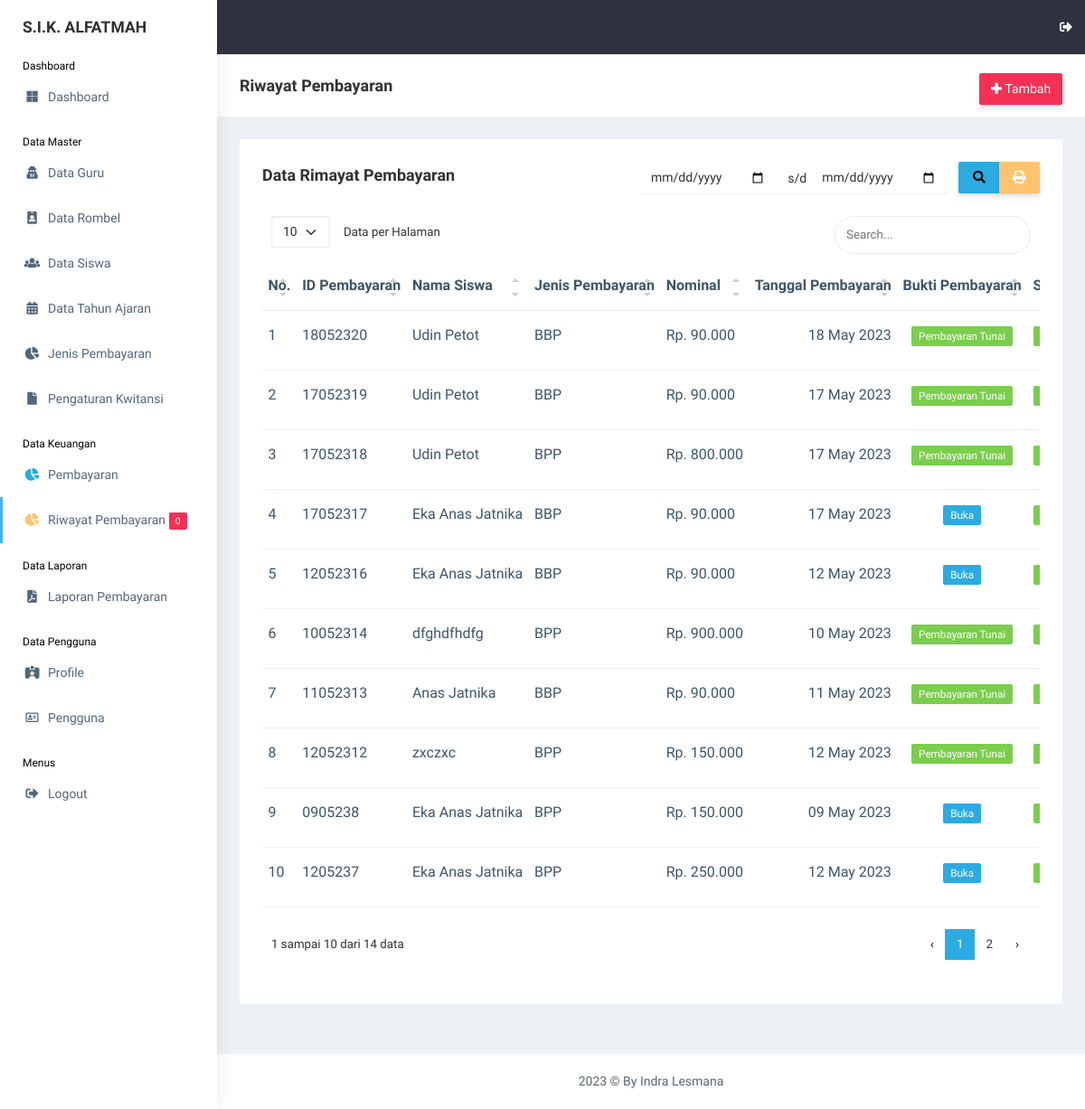
Page /view_pembayaran/riwayat.php (signed in) on the earlier database version.
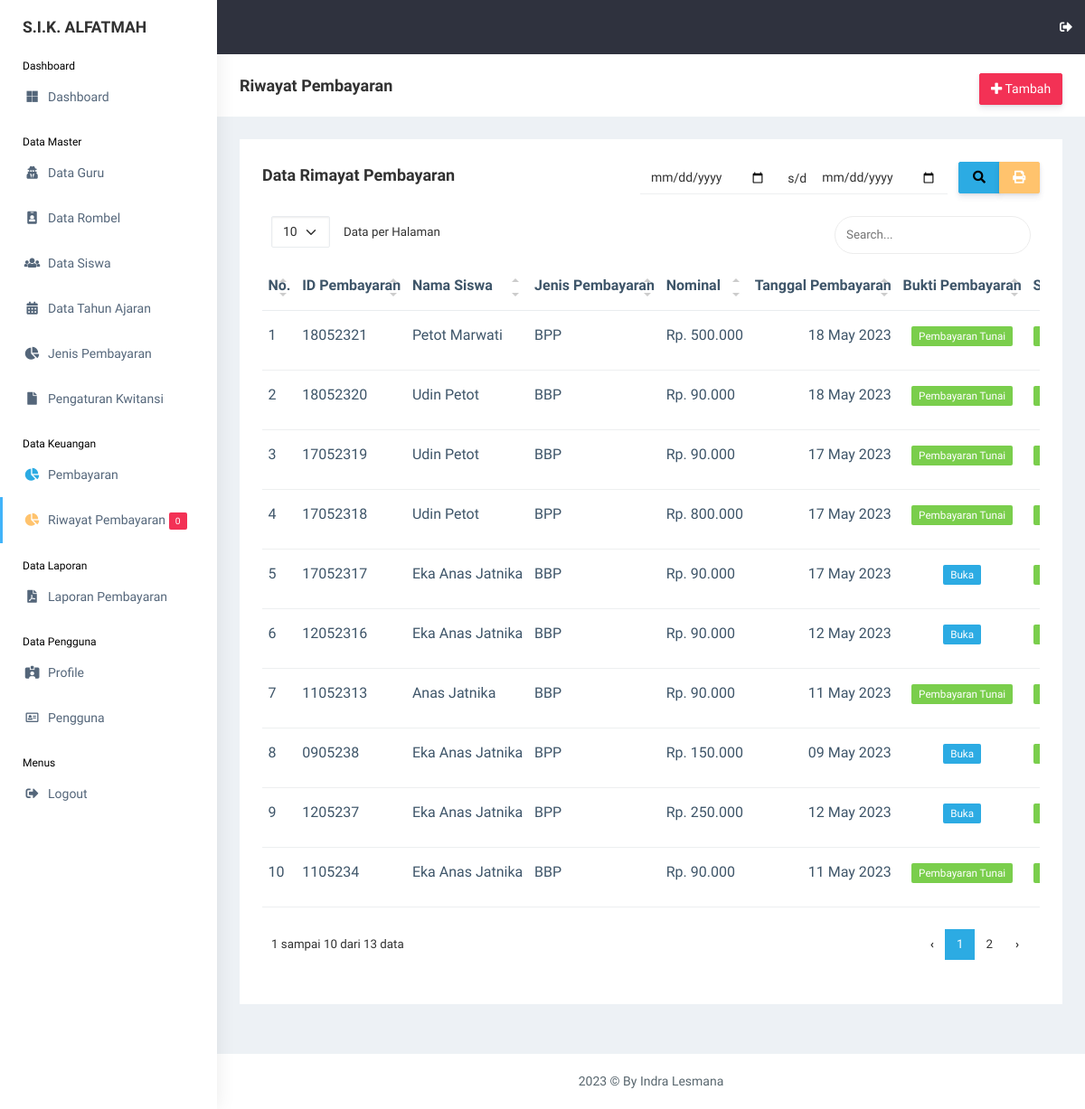
Same page on the later database version.
### tables this page shows
CREATE TABLE `pembayaran` (
  `id_pembayaran` int(11) NOT NULL,
  `id_siswa` int(11) NOT NULL,
  `id_jenis_pembayaran` int(11) NOT NULL,
  `bbp_bulan` int(11) NOT NULL,
  `bbp_tahun` int(11) NOT NULL,
  `nominal_pembayaran` int(11) NOT NULL,
  `tanggal_pembayaran` date NOT NULL,
  `bukti` varchar(255) NOT NULL,
  `status` int(11) NOT NULL,
  `id_rombel` int(11) NOT NULL,
  `id_tahun_ajaran` int(11) NOT NULL
);

CREATE TABLE `siswa` (
  `id_siswa` int(11) NOT NULL,
  `nis` int(11) NOT NULL,
  `nisn` int(11) NOT NULL,
  `nama_siswa` varchar(255) NOT NULL,
  `id_rombel` int(11) NOT NULL,
  `jk` varchar(20) NOT NULL,
  `alamat` text NOT NULL,
  `phone` varchar(20) NOT NULL,
  `username` varchar(255) NOT NULL,
  `password` varchar(255) NOT NULL,
  `gambar` varchar(255) NOT NULL,
  `id_tahun_ajaran` int(11) NOT NULL,
  `date_created` date NOT NULL,
  `is_active` int(11) NOT NULL
);

CREATE TABLE `jenis_pembayaran` (
  `id_jenis_pembayaran` int(11) NOT NULL,
  `jenis_pembayaran` varchar(255) NOT NULL,
  `nominal` int(11) NOT NULL,
  `deskripsi` text NOT NULL
);

### functions.php (called while the page is built, shortened)
<?php
$conn = mysqli_connect("localhost", "root", "", "db_sika");
function query($query)
{
    global $conn;
    $result = mysqli_query($conn, $query);
    $rows = [];
    while ($row = mysqli_fetch_assoc($result)) {
        $rows[] = $row;
    }
    return $rows;
}

### view_pembayaran/riwayat.php (the view, shortened to what this page needs)
<?php
include "../templates/header.php";
if (!isset($_POST["search"])) {
    $pembayaran = query(
        "SELECT * FROM pembayaran
        INNER JOIN siswa ON siswa.id_siswa = pembayaran.id_siswa
        INNER JOIN jenis_pembayaran ON jenis_pembayaran.id_jenis_pembayaran = pembayaran.id_jenis_pembayaran
        ORDER BY pembayaran.id_pembayaran DESC"
    );
}
?>
<div class="page-breadcrumb bg-white">
    <div class="row align-items-center">
        <div class="col-lg-3 col-md-4 col-sm-4 col-xs-12">
            <h4 class="page-title">Riwayat Pembayaran</h4>
        </div>
        <div class="col-lg-9 col-sm-8 col-md-8 col-xs-12">
            <div class="d-md-flex">
                <ol class="breadcrumb ms-auto">
                    <li><a href="pembayaran_add.php"
                            class="btn btn-danger  d-none d-md-block pull-right ms-3 hidden-xs hidden-sm waves-effect waves-light text-white"><i
                                class="fas fa-plus"></i> Tambah</a>
                    </li>
                </ol>
            </div>
        </div>
    </div>
</div>
<div class="container-fluid">
    <div class="row">
        <div class="col-md-12 col-lg-12 col-sm-12">
            <div class="white-box">
                <div class="d-md-flex mb-3">
                    <h3 class="col-12 col-md-6 box-title mb-0">Data Rimayat Pembayaran</h3>
                    <form class="col-12 col-md-6 app-search me-3" method="post" action="">
                        <div class="row">
                            <div class="col-4 border-bottom">
                                <input type="date" class="form-control p-0 border-0" name="tanggal_awal" />
                            </div>
                            <div class="col-1 border-bottom pt-2">
                                s/d
                            </div>
                            <div class="col-4 border-bottom">
                                <input type="date" class="form-control p-0 border-0" name="tanggal_akhir" />
                            </div>
                            <div class="col-3">
                                <div class="btn-group btn-group-toggle w-100" data-toggle="buttons">
                                    <button type="submit" name="search" class="btn btn-info">
                                        <i class="fa fa-search"></i>
                                    </button>
                                    <?php if (!isset($_POST["tanggal_awal"])): ?>
                                        <a href="riwayat_print.php?tanggal_awal=0&tanggal_akhir=0" name="print"
                                            class="btn btn-warning" target="_blank"><i class="fas fa-print"></i></a>
                                    <?php else: ?>
                                        <a href="riwayat_print.php?tanggal_awal=<?= $_POST["tanggal_awal"]; ?>&tanggal_akhir=<?= $_POST["tanggal_akhir"]; ?>"
                                            name="print" class="btn btn-warning" target="_blank"><i
                                                class="fas fa-print"></i></a>
                                    <?php endif; ?>
                                </div>
                            </div>
                        </div>
                    </form>
                </div>
                <div class="table-responsive">
                    <table class="table no-wrap" id="data-table">
                        <thead>
                            <tr>
                                <th class="border-top-0">No.</th>
                                <th class="border-top-0">ID Pembayaran</th>
                                <th class="border-top-0">Nama Siswa</th>
                                <th class="border-top-0">Jenis Pembayaran</th>
                                <th class="border-top-0">Nominal</th>
                                <th class="border-top-0 text-end">Tanggal Pembayaran</th>
                                <th class="border-top-0">Bukti Pembayaran</th>
                                <th class="border-top-0">Status</th>
                            </tr>
                        </thead>
                        <tbody>
                            <?php $i = 1; ?>
                            <?php foreach ($pembayaran as $p): ?>
                                <tr>
                                    <td>
                                        <?= $i; ?>
                                    </td>
                                    <td class="txt-oflo">
                                        <?= date("dmy", strtotime($p["tanggal_pembayaran"])) . $p["id_pembayaran"]; ?>
                                    </td>
                                    <td class="txt-oflo">
                                        <?= $p["nama_siswa"]; ?>
                                    </td>
                                    <td class="txt-oflo">
                                        <?= $p["jenis_pembayaran"]; ?>
                                    </td>
                                    <td class="txt-oflo">
                                        Rp.
                                        <?= number_format($p["nominal_pembayaran"], 0, ',', '.'); ?>
                                    </td>
                                    <td class="txt-oflo text-end">
                                        <?= date("d F Y", strtotime($p["tanggal_pembayaran"])); ?>
                                    </td>
                                    <td class="txt-oflo text-center">
                                        <?php if ($p["bukti"] == "default.jpg"): ?>
                                            <span class="badge bg-success">Pembayaran Tunai</span>
                                        <?php else: ?>
                                            <a href="../assets/img/bukti/<?= $p["bukti"]; ?>" target="_blank"><span
                                                    class="badge bg-info">Buka</span></a>
                                        <?php endif; ?>
                                    </td>
                                    <td class="txt-oflo">
                                        <a href="riwayat_status.php?id_pembayaran=<?= $p["id_pembayaran"] ?>">
                                            <?php if ($p["status"] == 1): ?>
                                                <span class="badge bg-success">Diterima</span>
                                            <?php else: ?>
                                                <span class="badge bg-warning">Pending</span>
                                            <?php endif; ?>
                                        </a>
                                    </td>
                                </tr>
                                <?php $i++; ?>
                            <?php endforeach; ?>
                        </tbody>
                    </table>
                </div>
            </div>
        </div>
    </div>
</div>
<?php
include "../templates/footer.php";
?>

### templates/header.php (shortened to what this page needs)
<?php
require "../functions.php";
?>
<!DOCTYPE html>
<html dir="ltr" lang="en">
<head>
    <link rel="stylesheet"
        href="../assets/plugins/bower_components/chartist-plugin-tooltips/dist/chartist-plugin-tooltip.css">
    <link rel="stylesheet" href="../vendor/simple-datatables/style.css">
    <link href="../assets/css/style.min.css" rel="stylesheet">
</head>
<body>
    <div id="main-wrapper" data-layout="vertical" data-navbarbg="skin5" data-sidebartype="full"
        data-sidebar-position="absolute" data-header-position="absolute" data-boxed-layout="full">
        <?php
        include "../templates/topbar.php";
        include "../templates/sidebar.php";
        ?>
        <div class="page-wrapper">

### templates/topbar.php (shortened to what this page needs)
<header class="topbar" data-navbarbg="skin5">
    <nav class="navbar top-navbar navbar-expand-md navbar-dark">
        <div class="navbar-header" data-logobg="skin6">
            <a class="navbar-brand" href="#">
                <b class="logo-text text-dark">
                    S.I.K. ALFATMAH
                </b>
            </a>
        </div>
        <div class="navbar-collapse collapse" id="navbarSupportedContent" data-navbarbg="skin5">
            <ul class="navbar-nav ms-auto d-flex align-items-center">
                <li>
                    <a class="profile-pic" href="../view_pengguna/profile.php"></a>
                </li>
                <li><a href="../logout.php" class="mr-5 profile-pic"><i class="fas fa-sign-out-alt"
                            onclick="return confirm('Yakin ingin keluar dari aplikasi?');"></i></a></li>
            </ul>
        </div>
    </nav>
</header>

### templates/sidebar.php
<?php
$notif_pembayaran = query(
    "SELECT * FROM pembayaran WHERE status = 2"
);
$total_notif = count($notif_pembayaran);
?>
<aside class="left-sidebar" data-sidebarbg="skin6">
    <div class="scroll-sidebar">
        <nav class="sidebar-nav">
            <ul id="sidebarnav">
                <li class="sidebar-header d-none d-lg-block">Dashboard</li>
                <li class="sidebar-item">
                    <a class="sidebar-link waves-effect waves-dark sidebar-link" href="../view_admin/dashboard.php"
                        aria-expanded="false">
                        <i class="fab fa-microsoft" aria-hidden="true"></i>
                        <span class="hide-menu">Dashboard</span>
                    </a>
                </li>
                <li class="sidebar-header d-none d-lg-block mt-3">Data Master</li>
                <li class="sidebar-item">
                    <a class="sidebar-link waves-effect waves-dark sidebar-link" href="../view_master/guru.php"
                        aria-expanded="false">
                        <i class="fas fa-user-secret" aria-hidden="true"></i>
                        <span class="hide-menu">Data Guru</span>
                    </a>
                </li>
                <li class="sidebar-item">
                    <a class="sidebar-link waves-effect waves-dark sidebar-link" href="../view_master/rombel.php"
                        aria-expanded="false">
                        <i class=" fas fa-id-badge" aria-hidden="true"></i>
                        <span class="hide-menu">Data Rombel</span>
                    </a>
                </li>
                <li class="sidebar-item">
                    <a class="sidebar-link waves-effect waves-dark sidebar-link" href="../view_master/siswa.php"
                        aria-expanded="false">
                        <i class="fas fa-users" aria-hidden="true"></i>
                        <span class="hide-menu">Data Siswa</span>
                    </a>
                </li>
                <li class="sidebar-item">
                    <a class="sidebar-link waves-effect waves-dark sidebar-link" href="../view_master/tahun_ajaran.php"
                        aria-expanded="false">
                        <i class="fas fa-calendar-alt" aria-hidden="true"></i>
                        <span class="hide-menu">Data Tahun Ajaran</span>
                    </a>
                </li>
                <li class="sidebar-item">
                    <a class="sidebar-link waves-effect waves-dark sidebar-link" href="../view_master/pembayaran.php"
                        aria-expanded="false">
                        <i class="fas fa-chart-pie" aria-hidden="true"></i>
                        <span class="hide-menu">Jenis Pembayaran</span>
                    </a>
                </li>
                <li class="sidebar-item">
                    <a class="sidebar-link waves-effect waves-dark sidebar-link" href="../view_master/kwitansi.php"
                        aria-expanded="false">
                        <i class="fas fa-file" aria-hidden="true"></i>
                        <span class="hide-menu">Pengaturan Kwitansi</span>
                    </a>
                </li>
                <li class="sidebar-header d-none d-lg-block mt-3">Data Keuangan</li>
                <li class="sidebar-item">
                    <a class="sidebar-link waves-effect waves-dark sidebar-link"
                        href="../view_pembayaran/pembayaran_add.php" aria-expanded="false">
                        <i class="fas fa-chart-pie text-info" aria-hidden="true"></i>
                        <span class="hide-menu">Pembayaran</span>
                    </a>
                </li>
                <li class="sidebar-item">
                    <a class="sidebar-link waves-effect waves-dark sidebar-link" href="../view_pembayaran/riwayat.php"
                        aria-expanded="false">
                        <i class="fas fa-chart-pie text-warning" aria-hidden="true"></i>
                        <span class="hide-menu">Riwayat Pembayaran <span class="badge bg-danger">
                                <?= $total_notif; ?>
                            </span></span>
                    </a>
                </li>
                <li class="sidebar-header d-none d-lg-block mt-3">Data Laporan</li>
                <li class="sidebar-item">
                    <a class="sidebar-link waves-effect waves-dark sidebar-link" href="../view_laporan/laporan.php"
                        aria-expanded="false">
                        <i class="fas fa-file-pdf" aria-hidde n="true"></i>
                        <span class="hide-menu">Laporan Pembayaran</span>
                    </a>
                </li>
                <li class="sidebar-header d-none d-lg-block mt-3">Data Pengguna</li>
                <li class="sidebar-item">
                    <a class="sidebar-link waves-effect waves-dark sidebar-link" href="../view_pengguna/profile.php"
                        aria-expanded="false">
                        <i class="fas fa-id-card-alt" aria-hidden="true"></i>
                        <span class="hide-menu">Profile</span>
                    </a>
                </li>
                <li class="sidebar-item">
                    <a class="sidebar-link waves-effect waves-dark sidebar-link" href="../view_pengguna/pengguna.php"
                        aria-expanded="false">
                        <i class="far fa-address-card" aria-hidden="true"></i>
                        <span class="hide-menu">Pengguna</span>
                    </a>
                </li>
                <li class="sidebar-header d-none d-lg-block mt-3">Menus</li>
                <li class="sidebar-item">
                    <a class="sidebar-link waves-effect waves-dark sidebar-link" href="../logout.php"
                        aria-expanded="false" onclick="return confirm('Yakin ingin keluar dari aplikasi?');">
                        <i class="fas fa-sign-out-alt" aria-hidden="true"></i>
                        <span class="hide-menu">Logout</span>
                    </a>
                </li>
            </ul>
        </nav>
    </div>
</aside>

### templates/footer.php (shortened to what this page needs)
<footer class="footer text-center">
    <?= date("Y"); ?> © By Indra Lesmana
</footer>
</div>
</div>
</body>
</html>

### templates/header.php (style rules this page uses)
.sidebar-header { width: 100%; position: relative; padding-left: 25px; color: #000; font-size: 12px; }

Differences in the rows shown:
removed pembayaran: tanggal_pembayaran "100523", id_pembayaran "14", id_siswa.nama_siswa "dfghdfhdfg", id_jenis_pembayaran.jenis_pembayaran "BPP", nominal_pembayaran "900.000", tanggal_pembayaran "10 May 2023", bukti "Pembayaran Tunai"
removed pembayaran: tanggal_pembayaran "120523", id_pembayaran "12", id_siswa.nama_siswa "zxczxc", id_jenis_pembayaran.jenis_pembayaran "BPP", nominal_pembayaran "150.000", tanggal_pembayaran "12 May 2023", bukti "Pembayaran Tunai"
added pembayaran: tanggal_pembayaran "180523", id_pembayaran "21", id_siswa.nama_siswa "Petot Marwati", id_jenis_pembayaran.jenis_pembayaran "BPP", nominal_pembayaran "500.000", tanggal_pembayaran "18 May 2023", bukti "Pembayaran Tunai"
now on this page (row edited): pembayaran: tanggal_pembayaran "110523", id_pembayaran "4", id_siswa.nama_siswa "Eka Anas Jatnika", id_jenis_pembayaran.jenis_pembayaran "BBP", nominal_pembayaran "90.000", tanggal_pembayaran "11 May 2023", bukti "Pembayaran Tunai"
Other differences:
text written by a page script: "Data per Halaman 1 sampai 10 dari 14 data ‹ 1 2 ›" → "Data per Halaman 1 sampai 10 dari 13 data ‹ 1 2 ›"
